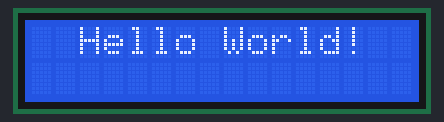
The sketch below on a simulated Arduino Uno, built with avr-gcc and run on an emulated ATmega328P. Shown: 16×2 character LCD.

Above: at 0.1 s.
At 3.1 s:
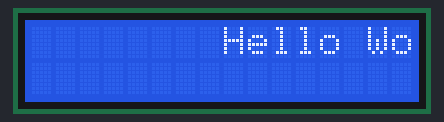
At 6.1 s:
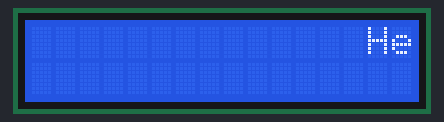
At 14.2 s:
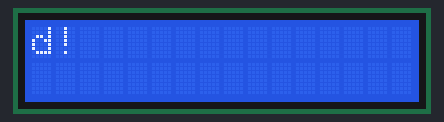
At 19.2 s:
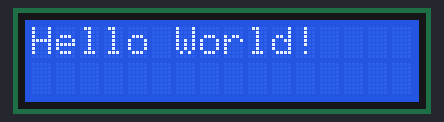
At 38.2 s:
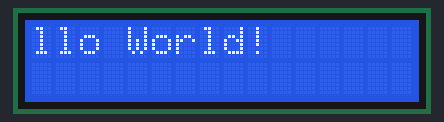

The sketch:

_21-LCD-I2C-scrolling.ino
```cpp
#include <Wire.h>
#include <LiquidCrystal_I2C.h>

int pos=0;
//LiquidCrystal_I2C lcd(0x3F,16,2);
LiquidCrystal_I2C lcd(0x27,16,2);

void setup()
{
  lcd.begin();

  lcd.print("Hello World!");


}


void loop()
{
for(pos=0; pos<2; pos++)
  {
//lcd.scrollDisplayLeft();    //scrolls display left by two positions
lcd.scrollDisplayRight();    //scrolls display Right by two positions
  }
delay(1000);
}
```

Measured:
- what the display in image 1 shows lasts 1.0 s, from 3.1 s to 4.1 s
